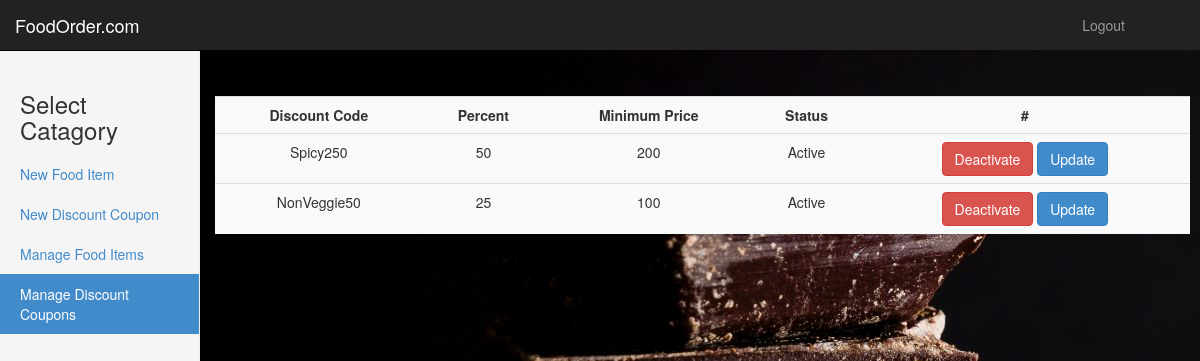
The page /admin/managediscount.php (signed in) on the database its author committed.
### tables this page shows
CREATE TABLE `discount` (
  `id` int(11) NOT NULL,
  `code` varchar(15) NOT NULL,
  `percent` int(11) NOT NULL,
  `minprice` int(11) NOT NULL,
  `status` tinyint(1) NOT NULL DEFAULT '1'
);

### admin/managediscount.php (the view, shortened to what this page needs)
<?php
    $query="SELECT * from discount order by status DESC";
    $result=mysql_query($query);
?>
<!DOCTYPE html>
<html lang="en">
<head>
    <link href="../assets/bootstrap/css/bootstrap.min.css" rel="stylesheet">
    <link href="../assets/css/dashboardadmin.css" rel="stylesheet">
  </head>
  <body>
    <nav class="navbar navbar-inverse navbar-fixed-top">
      <div class="container-fluid">
        <div class="navbar-header">
          <a class="navbar-brand" href="#">FoodOrder.com</a>
        </div>
        <div id="navbar" class="navbar-collapse collapse">
          <ul class="nav navbar-nav navbar-right">
            <li><a href="#"></a></li>
            <li><a href="../logout.php">Logout</a></li>
            <li><a href="#"></a></li>
            <li><a href="#"></a></li>
          </ul>
        </div>
      </div>
    </nav>
    <div class="container-fluid">
      <div class="row">
        <div class="col-sm-3 col-md-2 sidebar">
            <h3>Select Catagory</h3>
          <ul class="nav nav-sidebar">
            <li ><a href="index.php">New Food Item</a></li>
            <li ><a href="discount.php">New Discount Coupon</a></li>
			<li ><a href="manageitems.php">Manage Food Items</a></li>
			<li class="active"><a href="#">Manage Discount Coupons<span class="sr-only">(current)</span></a></li>
          </ul>
        </div>
        <div class="col-sm-9 col-sm-offset-3 col-md-10 col-md-offset-2 main">
            <div class="row" >
                <table class="table table-striped table-hover">
        		<tbody>
                	<tr>
						<th><center>Discount Code</center></th>
                        <th><center>Percent</center></th>
                        <th><center>Minimum Price</center></th>
                        <th><center>Status</center></th>
                        <th><center>#</center></th>
                    </tr>
                        	<?php
							while($row=mysql_fetch_assoc($result)){
								$code=$row['code'];
								$percent=$row['percent'];
								$minprice=$row['minprice'];
								$status=($row['status']==1 ? "Active" : "Inactive");
								echo '<tr><tr>';
                    			echo '<form action="editdiscount.php" method="get">	';
								echo "<td><center>{$code}</center></td>";
								echo "<td><center>{$percent}</center></td>";
								echo "<td><center>{$minprice}</center></td>";
								echo "<td><center>{$status}</center></td>";
								if($row['status']==0) echo '<td><center><button name="activate" class="btn btn-success" type="submit">Activate</button> ';
                                else echo '<td><center><button name="deactivate" class="btn btn-danger" type="submit">Deactivate</button> ';
								echo ' <button name="update" class="btn btn-primary"  type="submit">Update</button></center> </td>';
								echo '</form></tr></tr>';
								}
							?>
                </tbody>
                </table>
            </div>
        </div>
      </div>
    </div>
</body></html>3

### assets/css/dashboardadmin.css (style rules this page uses)
body { padding-top: 50px; background: url("includes/food6.jpg"); }
.navbar-fixed-top { border: 0; }
.sidebar { display: none; }
@media (min-width: 768px) { .sidebar { position: fixed; top: 51px; bottom: 0; left: 0; z-index: 1000; display: block; padding: 20px; overflow-x: hidden; overflow-y: auto; background-color: #f5f5f5; border-right: 1px solid #eee; } }
.nav-sidebar { margin-right: -21px; margin-bottom: 20px; margin-left: -20px; }
.nav-sidebar > li > a { padding-right: 20px; padding-left: 20px; }
.nav-sidebar > .active > a, .nav-sidebar > .active > a:hover, .nav-sidebar > .active > a:focus { color: #fff; background-color: #428bca; }
.main { padding: 20px; }
@media (min-width: 768px) { .main { padding-right: 40px; padding-left: 40px; } }

### rows shown on the page
discount: code "Spicy250", percent "50", minprice "200", status "Active", shows "Deactivate"
discount: code "NonVeggie50", percent "25", minprice "100", status "Active", shows "Deactivate"
